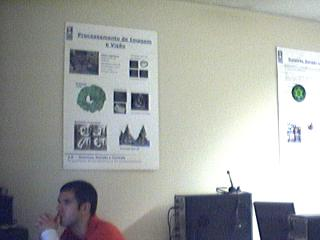
%> input picture Lab3/parede1.jpg, 320 x 240 px
$ octave class2710.m   (GNU Octave 9; MATLAB toolbox functions it lacks are replaced by stand-ins)
%> lines starting %> are read from the running program, lines starting %| are printed output that depends on the picture
im1=imread('parede1.jpg');
%> im1 is the input picture: size 240x320x3 uint8; mean R, G, B 161.7, 164.3, 161.6
im2=imread('parede2.jpg');
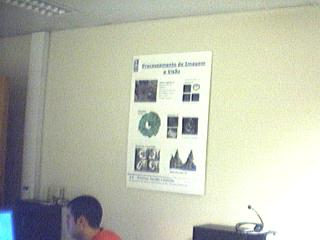
%> input picture Lab3/parede2.jpg, 320 x 240 px
%> im2 is the input picture: size 240x320x3 uint8; mean R, G, B 187.3, 190.9, 175.2
im1g=rgb2gray(im1);
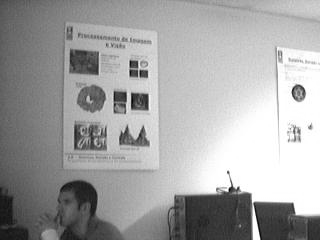
%> im1g: size 240x320 uint8; min 3, max 255, mean 163.2
im2g=rgb2gray(im2);
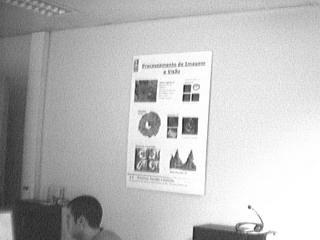
%> im2g: size 240x320 uint8; min 27, max 255, mean 188
imagesc(im1g)
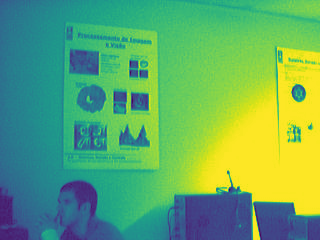
%> displayed picture: size 240x320x3, on the screen's scale of 0 to 255; mean R, G, B 99.1, 169.2, 103.5
imagesc(im1g);colormap(gray);

convolution=conv2(double(im1g),ones(10),'same')
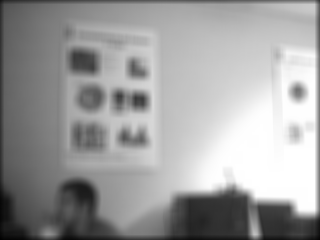
%> convolution: size 240x320 double; min 820, max 25500, mean 16092.4; drawn with min black and max white
figure(2)
imagesc(convolution);colormap(gray);

filter=[-1 0 1;-1 0 1;-1 0 1];
im11=double(im1g);
gx=conv2(im11,filter,'same'); %derivative in x
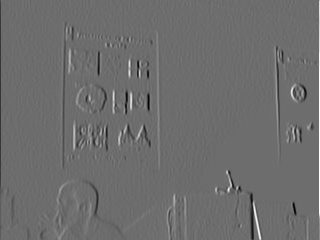
%> gx: size 240x320 double; min -580, max 765, mean -1.3; drawn with min black and max white
figure(3)
imagesc(gx);colormap(gray);
gy=conv2(im11,filter','same'); %derivative in y
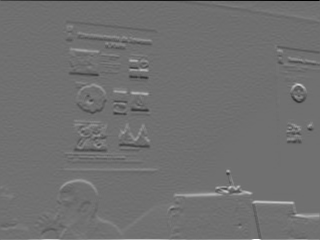
%> gy: size 240x320 double; min -601, max 764, mean 0.9; drawn with min black and max white
figure(4)
imagesc(gy);colormap(gray);

figure(5)
%> (the run ends here)
